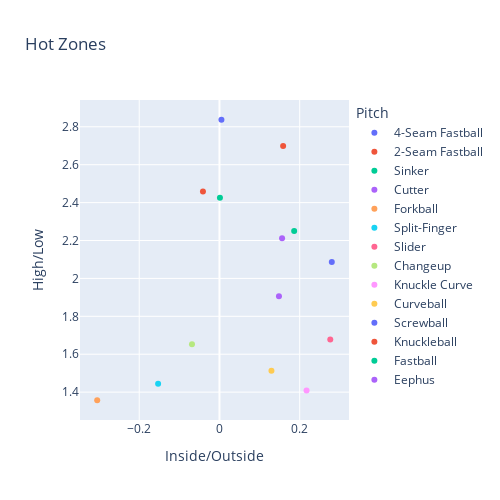

Notebook source saved alongside this figure:
### Code cell
fig = px.scatter(pitches, x="avg_X", y="avg_Z", color="pitch_name",
                 title="Hot Zones",
                 labels={"avg_X":"Inside/Outside","avg_Z":"High/Low"},
                 height=500,
                 width=500)
                     
fig.update_layout(legend_title_text='Pitch')

### Figure 1 — Plotly figure (JSON) as saved in the notebook; plotly's stock layout.template omitted (floating-point values rounded to 4 significant figures)
{"data": [{"hovertemplate": "pitch_name=4-Seam Fastball<br>Inside/Outside=%{x}<br>High/Low=%{y}<extra></extra>", "legendgroup": "4-Seam Fastball", "marker": {"color": "#636efa", "symbol": "circle"}, "mode": "markers", "name": "4-Seam Fastball", "orientation": "v", "showlegend": true, "type": "scatter", "x": [0.0049], "xaxis": "x", "y": [2.837], "yaxis": "y"}, {"hovertemplate": "pitch_name=2-Seam Fastball<br>Inside/Outside=%{x}<br>High/Low=%{y}<extra></extra>", "legendgroup": "2-Seam Fastball", "marker": {"color": "#EF553B", "symbol": "circle"}, "mode": "markers", "name": "2-Seam Fastball", "orientation": "v", "showlegend": true, "type": "scatter", "x": [-0.0411], "xaxis": "x", "y": [2.458], "yaxis": "y"}, {"hovertemplate": "pitch_name=Sinker<br>Inside/Outside=%{x}<br>High/Low=%{y}<extra></extra>", "legendgroup": "Sinker", "marker": {"color": "#00cc96", "symbol": "circle"}, "mode": "markers", "name": "Sinker", "orientation": "v", "showlegend": true, "type": "scatter", "x": [0.0012], "xaxis": "x", "y": [2.426], "yaxis": "y"}, {"hovertemplate": "pitch_name=Cutter<br>Inside/Outside=%{x}<br>High/Low=%{y}<extra></extra>", "legendgroup": "Cutter", "marker": {"color": "#ab63fa", "symbol": "circle"}, "mode": "markers", "name": "Cutter", "orientation": "v", "showlegend": true, "type": "scatter", "x": [0.1561], "xaxis": "x", "y": [2.212], "yaxis": "y"}, {"hovertemplate": "pitch_name=Forkball<br>Inside/Outside=%{x}<br>High/Low=%{y}<extra></extra>", "legendgroup": "Forkball", "marker": {"color": "#FFA15A", "symbol": "circle"}, "mode": "markers", "name": "Forkball", "orientation": "v", "showlegend": true, "type": "scatter", "x": [-0.3047], "xaxis": "x", "y": [1.357], "yaxis": "y"}, {"hovertemplate": "pitch_name=Split-Finger<br>Inside/Outside=%{x}<br>High/Low=%{y}<extra></extra>", "legendgroup": "Split-Finger", "marker": {"color": "#19d3f3", "symbol": "circle"}, "mode": "markers", "name": "Split-Finger", "orientation": "v", "showlegend": true, "type": "scatter", "x": [-0.1529], "xaxis": "x", "y": [1.444], "yaxis": "y"}, {"hovertemplate": "pitch_name=Slider<br>Inside/Outside=%{x}<br>High/Low=%{y}<extra></extra>", "legendgroup": "Slider", "marker": {"color": "#FF6692", "symbol": "circle"}, "mode": "markers", "name": "Slider", "orientation": "v", "showlegend": true, "type": "scatter", "x": [0.2762], "xaxis": "x", "y": [1.678], "yaxis": "y"}, {"hovertemplate": "pitch_name=Changeup<br>Inside/Outside=%{x}<br>High/Low=%{y}<extra></extra>", "legendgroup": "Changeup", "marker": {"color": "#B6E880", "symbol": "circle"}, "mode": "markers", "name": "Changeup", "orientation": "v", "showlegend": true, "type": "scatter", "x": [-0.0685], "xaxis": "x", "y": [1.653], "yaxis": "y"}, {"hovertemplate": "pitch_name=Knuckle Curve<br>Inside/Outside=%{x}<br>High/Low=%{y}<extra></extra>", "legendgroup": "Knuckle Curve", "marker": {"color": "#FF97FF", "symbol": "circle"}, "mode": "markers", "name": "Knuckle Curve", "orientation": "v", "showlegend": true, "type": "scatter", "x": [0.2171], "xaxis": "x", "y": [1.409], "yaxis": "y"}, {"hovertemplate": "pitch_name=Curveball<br>Inside/Outside=%{x}<br>High/Low=%{y}<extra></extra>", "legendgroup": "Curveball", "marker": {"color": "#FECB52", "symbol": "circle"}, "mode": "markers", "name": "Curveball", "orientation": "v", "showlegend": true, "type": "scatter", "x": [0.1296], "xaxis": "x", "y": [1.513], "yaxis": "y"}, {"hovertemplate": "pitch_name=Screwball<br>Inside/Outside=%{x}<br>High/Low=%{y}<extra></extra>", "legendgroup": "Screwball", "marker": {"color": "#636efa", "symbol": "circle"}, "mode": "markers", "name": "Screwball", "orientation": "v", "showlegend": true, "type": "scatter", "x": [0.28], "xaxis": "x", "y": [2.086], "yaxis": "y"}, {"hovertemplate": "pitch_name=Knuckleball<br>Inside/Outside=%{x}<br>High/Low=%{y}<extra></extra>", "legendgroup": "Knuckleball", "marker": {"color": "#EF553B", "symbol": "circle"}, "mode": "markers", "name": "Knuckleball", "orientation": "v", "showlegend": true, "type": "scatter", "x": [0.1587], "xaxis": "x", "y": [2.698], "yaxis": "y"}, {"hovertemplate": "pitch_name=Fastball<br>Inside/Outside=%{x}<br>High/Low=%{y}<extra></extra>", "legendgroup": "Fastball", "marker": {"color": "#00cc96", "symbol": "circle"}, "mode": "markers", "name": "Fastball", "orientation": "v", "showlegend": true, "type": "scatter", "x": [0.1862], "xaxis": "x", "y": [2.25], "yaxis": "y"}, {"hovertemplate": "pitch_name=Eephus<br>Inside/Outside=%{x}<br>High/Low=%{y}<extra></extra>", "legendgroup": "Eephus", "marker": {"color": "#ab63fa", "symbol": "circle"}, "mode": "markers", "name": "Eephus", "orientation": "v", "showlegend": true, "type": "scatter", "x": [0.1483], "xaxis": "x", "y": [1.906], "yaxis": "y"}], "layout": {"height": 500, "legend": {"title": {"text": "Pitch"}, "tracegroupgap": 0}, "title": {"text": "Hot Zones"}, "width": 500, "xaxis": {"anchor": "y", "domain": [0, 1], "title": {"text": "Inside/Outside"}}, "yaxis": {"anchor": "x", "domain": [0, 1], "title": {"text": "High/Low"}}}}
